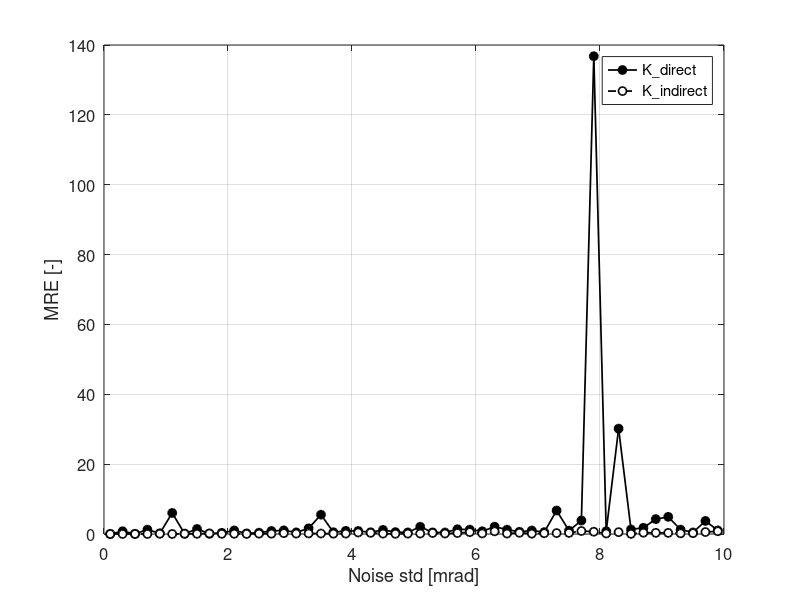

MATLAB code to generate this figure:
clear; close all; clc;
%% 1/ Consider the following linear model describing a chemical reactor and obtained with unitary sample time.
% Dimension of A : n x n
A_c = [0 0 1 0; 
       0 0 0 1; 
       0 -69.4 0 0; 
       0  150 0 0];

% Dimension of B : n x m
B_c = [0; 0; 273; -130];

% Parameters
n = size(A_c,2);          
m = size(B_c,2);

Ts = 0.01; % Example: 10ms sampling time -> 100H
% Discretize the system
sys_c = ss(A_c,B_c,[1 0 0 0],0);
sys_d = c2d(sys_c, Ts);
A = sys_d.A;
B = sys_d.B;

% Assigment of the set 
% Define the settling time (in seconds)
t_s = 1;
itae_4var = (1 / t_s) * [-4.236 + 12.617i, -4.236 - 12.617i, -6.254 + 4.139i, -6.254 - 4.139i];
bessel_4var = (1 / t_s) * [-4.016 + 5.072i, -4.016 - 5.072i, -5.528 + 1.655i, -5.528 - 1.655i];
p_4var_itae = exp(itae_4var * Ts);
p_4var_bessel = exp(bessel_4var * Ts);

% Model-Based Pole-placement methods
% The place.m function requires the Control System Toolbox.
K_itae_theory = place(A, B, p_4var_itae);
K_bessel_theory = place(A, B, p_4var_bessel);
 
% Arrays to store eigenvalue differences
eig_diff1_values = [];
eig_diff2_values = [];
min_eig_diff1 = inf;
min_eig_diff2 = inf;
best_K_directDD = [];
best_K_indirectDD = [];


rng(50);
T = 200;
% Historical data (u,x) is generated by simulating the open loop system
x = zeros(n, T); % Dimension of x : n x T
u = zeros(m, T); % Gaussian noise and Dimension of u : m x T


rdmGains = (1:2:100)*0.0001;
% Loop over rdmGains values
BestRdm = 0;
% Loop over T values
for rdmGain = rdmGains
    % Simulate the system for T time steps
    for t = 1:T-1
        u(:,t) = - K_itae_theory * x(:,t) + randn(m,1)*0.5;
        rdm_state_measurement = [randn(m,1); randn(m,1); randn(m,1); randn(m,1)];
        rdm_state_measurement = rdm_state_measurement*rdmGain;
        x(:,t+1) = A * x(:,t) + B * u(:,t) + rdm_state_measurement; % Give same gain with Bessel or ITAE
    end
    % Feedback gain after perturbation
    U_0 = u(:,1:T-1); % Dimension of U_0 : m x T-1
    X_0 = x(:,1:T-1); % Dimension of X_0 : n x T-1
    X_1 = x(:,2:T); % Dimension of X_1 : n x T-1

    M_rdm = ones(T-1,n);

    rdmPoles = p_4var_bessel;

    for i = 1:n
        M_rdm(:,i) = fsolve(@(m_i) (X_1 - rdmPoles(i)*X_0)*m_i, M_rdm(:,i));
    end

    K_directDD = - U_0 * M_rdm * pinv(X_0 * M_rdm);
    eig1 = eig(A - B * K_directDD);
    eig_diff1 = norm(eig1 - p_4var_bessel');
    %eig_diff1 = abs(eig1' - p_4var_bessel)*abs(p_4var_bessel')/4;
    %eig_diff1 = norm(K_directDD - K_bessel_theory);
    eig_diff1 = mean(abs(abs(K_directDD - K_bessel_theory)./abs(K_bessel_theory)));
    eig_diff1_values = [eig_diff1_values, eig_diff1];
    if eig_diff1 < min_eig_diff1
        min_eig_diff1 = eig_diff1;
        best_K_directDD = K_directDD;
    end

    % Linear Regression for A and B

    BA = X_1 * pinv([X_0; U_0]);
    A_OL = BA(:, 1:4); % This assumes A is in the second column of the combined matrix
    B_OL = BA(:, 5); % This assumes B is in the first column of the combined matrix
    
    K_indirectDD = place(A_OL, B_OL, rdmPoles);
    eig2 = eig(A - B * K_indirectDD);
    eig_diff2 = norm(eig2 - p_4var_bessel');
    %eig_diff2 = abs(eig2' - p_4var_bessel)*abs(p_4var_bessel')/4;
    %eig_diff2 = norm(K_indirectDD - K_bessel_theory);
    eig_diff2 = mean(abs(abs(K_indirectDD - K_bessel_theory)./-K_bessel_theory));
    eig_diff2_values = [eig_diff2_values, eig_diff2];
    if eig_diff2 < min_eig_diff2
        min_eig_diff2 = eig_diff2;
        best_K_indirectDD = K_indirectDD;
    end
end
disp(real(K_bessel_theory));
%% Display the values of K_directDD and K_indirectDD for the lowest eigenvalue differences
disp('K_directDD with lowest eig_diff1:');
disp(real(best_K_directDD));
disp(min_eig_diff1);
disp('K_indirectDD with lowest eig_diff2:');
disp(best_K_indirectDD);
disp( min_eig_diff2);

% Plot the eigenvalue differences
figure;

x0=200;
y0=200;
width=500;
height=400;
set(gcf,'position',[x0,y0,width,height])

% Plotting the eigenvalue differences
plot(rdmGains*1000, eig_diff1_values, 'k-o', 'LineWidth', 1.25, 'MarkerFaceColor', 'k');
hold on;
plot(rdmGains*1000, eig_diff2_values, 'k--o', 'LineWidth', 1.25, 'MarkerFaceColor', 'w');

% Adding labels
xlabel('Noise std [mrad]');
ylabel('MRE [-]');

% Adding title and grid
%title('Eigenvalue Differences vs T');
grid on;

% Adding legend
legend('K\_direct', 'K\_indirect', 'Location', 'northeast');

% Setting the axis limits if needed
%xlim([1 256]);
%ylim([0, max([eig_diff1_values, eig_diff2_values])]);

% Add additional plot customizations as needed to match the uploaded image
set(gca, 'FontSize', 12); % Adjust font size as per the image

hold off; % Release the plot hold

% Check if the folder 'plot' exists, if not, create it
folderName = 'plot';
if ~exist(folderName, 'dir')
    mkdir(folderName);
end

% Save the figure
saveas(gcf, fullfile(folderName, 'NoiseExcitement.png'));
